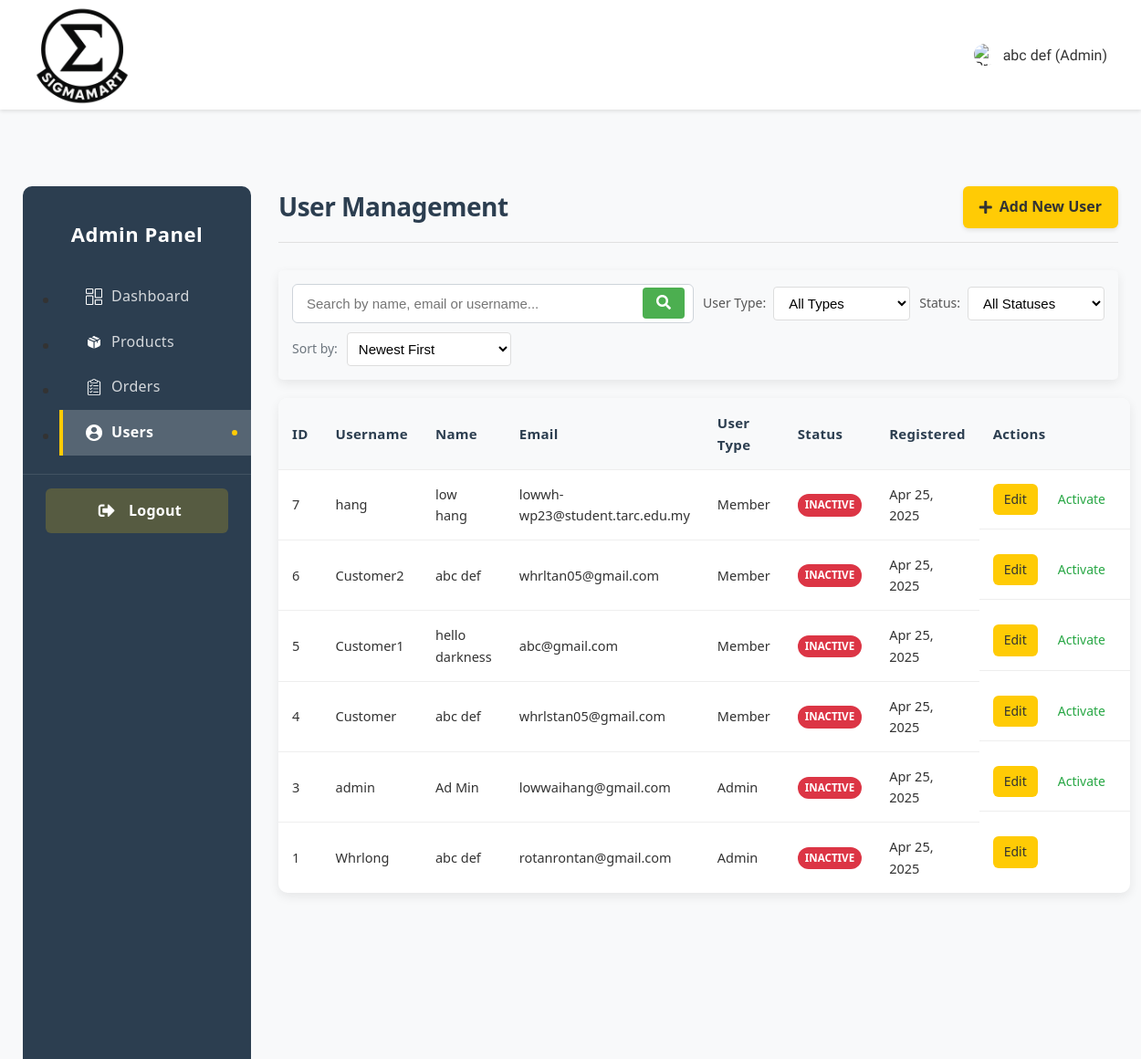
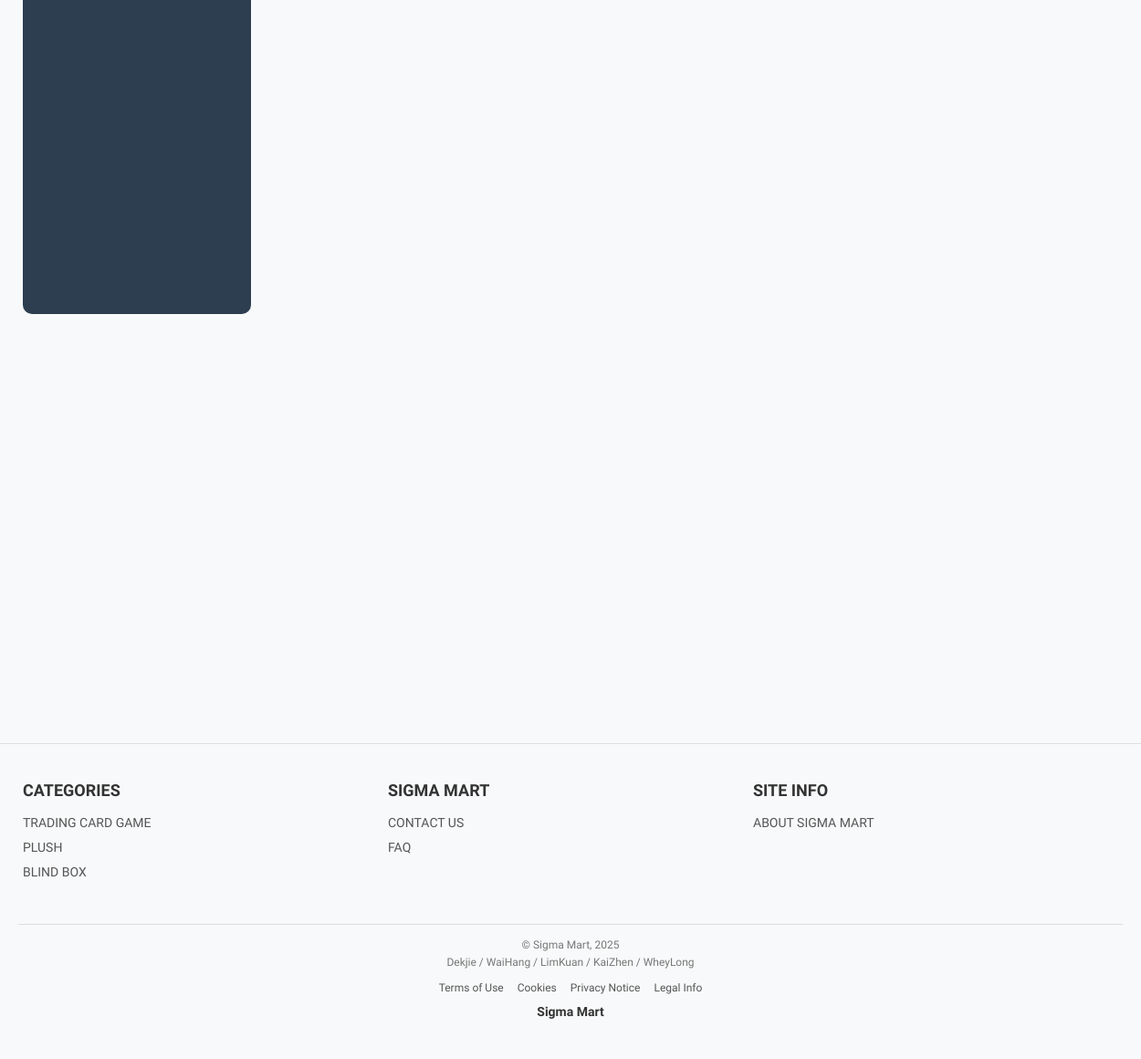
The page /admin/users.php (signed in) on the database its author committed (2 pictures, top to bottom).
### tables this page shows
CREATE TABLE `users` (
  `UserID` int(7) NOT NULL,
  `username` varchar(255) NOT NULL,
  `FirstName` varchar(255) NOT NULL,
  `LastName` varchar(255) NOT NULL,
  `Email` varchar(255) NOT NULL,
  `Password` varchar(255) NOT NULL,
  `UserType` varchar(255) NOT NULL DEFAULT 'Member',
  `profileimgpath` varchar(255) DEFAULT NULL,
  `is_verified` tinyint(1) NOT NULL DEFAULT 0,
  `remember_token` varchar(255) DEFAULT NULL
);

### lib/SimplePager.php (called while the page is built, shortened)
<?php
class SimplePager {
    public $item_count;
    public function __construct($query, $params = [], $items_per_page = 10, $page = 1) {
        global $_db;
        $this->items_per_page = $items_per_page;
        $this->page = max(1, intval($page));
        if (stripos($query, 'SELECT COUNT') === 0) {
            $stmt = $_db->prepare($query);
            $stmt->execute($params);
            $this->item_count = $stmt->fetchColumn();
        } else {
            $from_pos = stripos($query, 'FROM');
            if ($from_pos !== false) {
                $from_clause = substr($query, $from_pos);
                $order_pos = stripos($from_clause, 'ORDER BY');
                if ($order_pos !== false) {
                    $from_clause = substr($from_clause, 0, $order_pos);
                }
                $group_pos = stripos($from_clause, 'GROUP BY');
                $count_query = "SELECT COUNT(*) " . $from_clause;
                try {
                    $stmt = $_db->prepare($count_query);
                    $stmt->execute($params);
                    $this->item_count = $stmt->fetchColumn();
                } catch (PDOException $e) {
                    $temp_query = preg_replace('/SELECT\s+.+?\s+FROM/is', 'SELECT COUNT(*) FROM', $query);
                    $temp_query = preg_replace('/ORDER\s+BY\s+.+$/is', '', $temp_query);
                    try {
                        $stmt = $_db->prepare($temp_query);
                        $stmt->execute($params);
                        $this->item_count = $stmt->fetchColumn();
                    } catch (PDOException $e2) {
                        $stmt = $_db->prepare($query);
                        $stmt->execute($params);
                        $all_results = $stmt->fetchAll(PDO::FETCH_ASSOC);
                        $this->item_count = count($all_results);
                    }
                }
            } else {
                throw new Exception("Cannot determine count from query");
            }
        }
        $this->page_count = ceil($this->item_count / $this->items_per_page);
        $offset = ($this->page - 1) * $this->items_per_page;
        if (stripos($query, 'LIMIT') === false) {
            $query .= " LIMIT " . $this->items_per_page . " OFFSET " . $offset;
        }
        $stmt = $_db->prepare($query);
        $stmt->execute($params);
        $this->result = $stmt->fetchAll(PDO::FETCH_ASSOC);
    }
}

### admin/users.php (the view, shortened to what this page needs)
<?php
require '../_base.php';
require_once '../lib/SimplePager.php';
        ?>
        <?php
$search = $_GET['search'] ?? '';
$page = (int)($_GET['page'] ?? 1);
$sort = $_GET['sort'] ?? 'id_desc';
include '../_head.php';
?>
<div class="admin-container">
    <div class="admin-sidebar">
        <?php include 'sidebar.php'; ?>
    </div>
    <div class="admin-content">
        <div class="admin-header">
            <h1>User Management</h1>
            <div class="admin-actions">
                <a href="#" id="addUserBtn" class="admin-btn">
                    <i class="fas fa-plus"></i> Add New User
                </a>
            </div>
        </div>
        <div class="admin-filters">
            <form method="get" action="users.php" class="search-form">
                <div class="search-group">
                    <input type="text" name="search" placeholder="Search by name, email or username..." value="<?php echo htmlspecialchars($search); ?>">
                    <button type="submit" class="search-btn">
                        <i class="fas fa-search"></i>
                    </button>
                </div>
                <div class="filter-group">
                    <label for="user_type">User Type:</label>
                    <select name="user_type" id="user_type" onchange="this.form.submit()">
                        <option value="">All Types</option>
                    </select>
                </div>
                <div class="filter-group">
                    <label for="status">Status:</label>
                    <select name="status" id="status" onchange="this.form.submit()">
                        <option value="">All Statuses</option>
                    </select>
                </div>
                <div class="sort-group">
                    <label for="sort">Sort by:</label>
                    <select name="sort" id="sort" onchange="this.form.submit()">
                        <option value="id_desc" <?php echo $sort === 'id_desc' ? 'selected' : ''; ?>>Newest First</option>
                    </select>
                </div>
            </form>
        </div>
        <?php
        $query = "SELECT * FROM users";
        $params = [];
        switch ($sort) {
            default:
                $query .= " ORDER BY UserID DESC";
        }
        $pager = new SimplePager($query, $params, 10, $page);
        $users = $pager->result;
        ?>
        <table class="admin-table">
            <thead>
                <tr>
                    <th>ID</th>
                    <th>Username</th>
                    <th>Name</th>
                    <th>Email</th>
                    <th>User Type</th>
                    <th>Status</th>
                    <th>Registered</th>
                    <th>Actions</th>
                </tr>
            </thead>
            <tbody>
                <?php if (empty($users)): ?>
                    <tr>
                        <td colspan="8" class="no-records">No users found</td>
                    </tr>
                <?php else: ?>
                    <?php foreach ($users as $user): ?>
                        <tr>
                            <td><?php echo $user['UserID'] ?? ''; ?></td>
                            <td><?php echo htmlspecialchars($user['username'] ?? ''); ?></td>
                            <td><?php echo htmlspecialchars(($user['FirstName'] ?? '') . ' ' . ($user['LastName'] ?? '')); ?></td>
                            <td><?php echo htmlspecialchars($user['Email'] ?? ''); ?></td>
                            <td><?php echo htmlspecialchars($user['UserType'] ?? ''); ?></td>
                            <td>
                                <span class="status-badge <?php echo ($user['is_active'] ?? 0) ? 'status-active' : 'status-inactive'; ?>">
                                    <?php echo ($user['is_active'] ?? 0) ? 'Active' : 'Inactive'; ?>
                                </span>
                            </td>
                            <td><?php echo date('M d, Y', strtotime($user['RegisterDate'] ?? 'now')); ?></td>
                            <td class="actions">
                                <a href="#" class="action-btn edit" data-userid="<?php echo $user['UserID'] ?? ''; ?>">Edit</a>
                                <?php if (($user['UserID'] ?? 0) != ($_SESSION['user_id'] ?? 0)):  ?>
                                    <?php if ($user['is_active'] ?? 0): ?>
                                        <a href="javascript:void(0);" onclick="confirmAction(<?php echo $user['UserID'] ?? ''; ?>, 'deactivate', 'Are you sure you want to deactivate this user? They will not be able to log in.')" class="action-btn deactivate">Deactivate</a>
                                    <?php else: ?>
                                        <a href="javascript:void(0);" onclick="confirmAction(<?php echo $user['UserID'] ?? ''; ?>, 'activate', 'Are you sure you want to activate this user? They will be able to log in again.')" class="action-btn activate">Activate</a>
                                    <?php endif; ?>
                                <?php endif; ?>
                            </td>
                        </tr>
                    <?php endforeach; ?>
                <?php endif; ?>
            </tbody>
        </table>
    </div>
</div>
<?php include '../_foot.php'; ?>

### css/base.css (style rules this page uses)
body { font-family: 'Varela Round', sans-serif; background-color: #f8f9fa; color: #333; margin: 0; padding: 0; }
h1, h2, h3, h4, h5, h6 { margin-top: 0; color: #333; }
a { text-decoration: none; color: #333; }

### css/admin.css (style rules this page uses)
.admin-container { max-width: 1200px; margin: 0 auto; padding: 20px; display: flex; gap: 30px; }
.admin-sidebar { width: 250px; background-color: #2c3e50; border-radius: 10px; padding: 25px 0; position: sticky; top: 20px; height: 1250px; overflow-y: auto; }
.admin-content { flex: 1; min-width: 0; display: flex; flex-direction: column; height: calc(100vh - 40px); }
.admin-header { display: flex; justify-content: space-between; align-items: center; margin-bottom: 30px; padding-bottom: 15px; border-bottom: 1px solid #e0e0e0; }
.admin-header h1 { font-size: 28px; font-weight: 700; color: #2c3e50; margin: 0; }
.admin-actions { display: flex; gap: 15px; }
.admin-btn { padding: 10px 18px; background-color: #ffcb05; color: #333; border: none; border-radius: 6px; font-weight: 600; cursor: pointer; text-decoration: none; display: inline-flex; align-items: center; gap: 8px; transition: all 0.3s ease; box-shadow: 0 2px 5px rgba(0,0,0,0.1); }
.admin-btn i { font-size: 16px; }
.admin-table { width: 100%; border-collapse: separate; border-spacing: 0; margin-bottom: 30px; background-color: #fff; border-radius: 10px; overflow: hidden; box-shadow: 0 4px 12px rgba(0,0,0,0.08); }
.admin-table th, .admin-table td { padding: 15px; text-align: left; border-bottom: 1px solid #eee; }
.admin-table th { background-color: #f8f9fa; font-weight: 600; color: #495057; position: sticky; top: 0; z-index: 10; }
.admin-table tr:last-child td { border-bottom: none; }
.admin-table .actions { display: flex; gap: 10px; }
.admin-table .action-btn { padding: 6px 12px; border-radius: 6px; font-size: 14px; text-decoration: none; font-weight: 500; transition: all 0.3s ease; }
.admin-table .action-btn.edit { background-color: #ffcb05; color: #333; }
.status-badge { display: inline-block; padding: 5px 12px; border-radius: 20px; font-size: 13px; font-weight: 500; text-transform: capitalize; }
.admin-filters { background-color: #fff; border-radius: 10px; padding: 20px; margin-bottom: 25px; box-shadow: 0 4px 12px rgba(0,0,0,0.08); display: flex; flex-wrap: wrap; gap: 20px; align-items: center; }
.search-form { display: flex; flex-wrap: wrap; gap: 20px; width: 100%; align-items: center; }
.search-group { flex: 1; min-width: 200px; position: relative; }
.search-group input { width: 100%; padding: 12px 15px; padding-right: 45px; border: 1px solid #ced4da; border-radius: 6px; font-size: 15px; transition: border-color 0.3s; }
.search-btn { position: absolute; right: 10px; top: 50%; transform: translateY(-50%); background: none; border: none; color: #6c757d; cursor: pointer; font-size: 16px; }
.filter-group, .sort-group { display: flex; align-items: center; gap: 10px; }
.filter-group label, .sort-group label { font-size: 14px; color: #6c757d; white-space: nowrap; }
.filter-group select, .sort-group select { padding: 10px 15px; border: 1px solid #ced4da; border-radius: 6px; font-size: 15px; background-color: #fff; min-width: 150px; }
.admin-container { font-family: 'Segoe UI', Roboto, 'Helvetica Neue', Arial, sans-serif; color: #333; line-height: 1.6; -webkit-font-smoothing: antialiased; -moz-osx-font-smoothing: grayscale; }
.admin-header h1 { font-size: 28px; font-weight: 700; color: #2c3e50; margin: 0; letter-spacing: -0.5px; }
.admin-table th { background-color: #f8f9fa; font-weight: 600; color: #2c3e50; font-size: 15px; letter-spacing: 0.3px; position: sticky; top: 0; z-index: 10; }
.admin-table td { font-size: 14.5px; color: #333; }
.admin-filters { margin-bottom: 20px; padding: 15px; background-color: #f8f9fa; border-radius: 5px; }
.admin-filters .search-form { display: flex; flex-wrap: wrap; gap: 10px; align-items: center; }
.filter-group { display: flex; gap: 10px; }
.filter-group select, .sort-group select { padding: 8px; border: 1px solid #ddd; border-radius: 4px; }

### css/order_details.css (style rules this page uses)
.status-badge { padding: 5px 10px; border-radius: 4px; font-size: 14px; font-weight: 500; }

### admin/users.php (style rules this page uses)
.status-badge { padding: 3px 8px; border-radius: 12px; font-size: 0.8em; font-weight: bold; color: white; text-transform: uppercase; }
.status-inactive { background-color: #dc3545; }
.action-btn.activate { color: #28a745; }

### rows shown on the page
users: UserID "7", username "hang", FirstName+LastName "low hang", Email "lowwh-wp23@student.tarc.edu.my", UserType "Member", RegisterDate "Apr 25, 2025"
users: UserID "6", username "Customer2", FirstName+LastName "abc def", Email "whrltan05@gmail.com", UserType "Member", RegisterDate "Apr 25, 2025"
users: UserID "5", username "Customer1", FirstName+LastName "hello darkness", Email "abc@gmail.com", UserType "Member", RegisterDate "Apr 25, 2025"
users: UserID "4", username "Customer", FirstName+LastName "abc def", Email "whrlstan05@gmail.com", UserType "Member", RegisterDate "Apr 25, 2025"
users: UserID "3", username "admin", FirstName+LastName "Ad Min", Email "lowwaihang@gmail.com", UserType "Admin", RegisterDate "Apr 25, 2025"
users: UserID "1", username "Whrlong", FirstName+LastName "abc def", Email "rotanrontan@gmail.com", UserType "Admin", RegisterDate "Apr 25, 2025"

### other values the page prints
$fullName "abc def"
